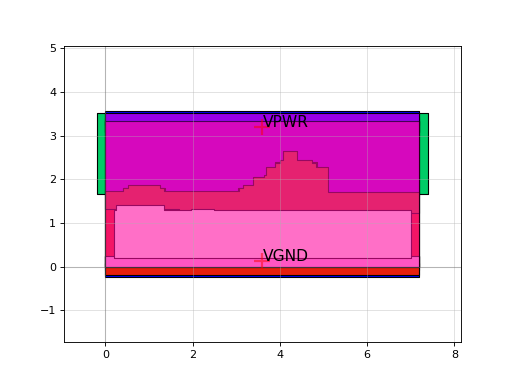

This figure's Python source:
import sky130

c = sky130.components.sky130_fd_sc_hs__dlrtn_1()
c.plot()
